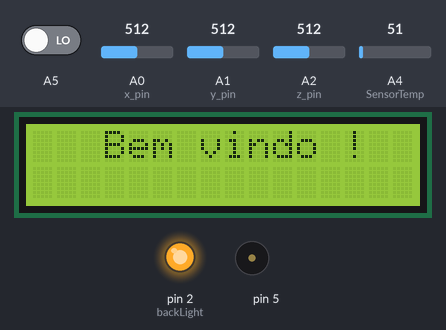
Bench run of a sketch on a simulated Arduino Uno, built with avr-gcc and run on an emulated ATmega328P. Shown: 16×2 character LCD, output pins drawn as LEDs (lit = HIGH), buzzer (waves = sounding). The test bench sets the inputs (shaded band); at power-on: A0 (x_pin) = 512, A1 (y_pin) = 512, A2 (z_pin) = 512, A4 (SensorTemp) = 51, A5 LOW. What the sketch prints to the serial monitor is not drawn.

Above: at 2.1 s.
At 10.2 s:
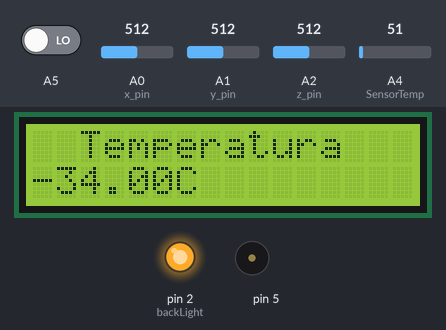
10.3 s: A0 (x_pin) set to 529
At 11.56 s:
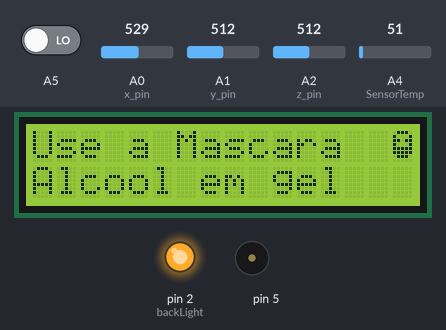
At 12.27 s:
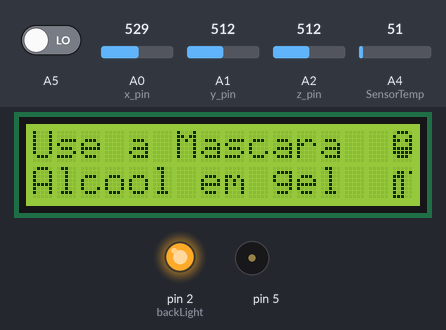
13.3 s: A1 (y_pin) set to 504
Timing chart, 0 to 22.3 s (numbered marks = the images above; inputs shaded):
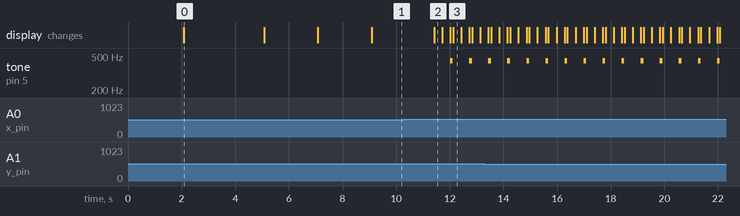

The sketch:

poeamascara.ino
```cpp
#include <LiquidCrystal.h>

LiquidCrystal lcd(6, 7, 8, 9, 10, 11, 12);


byte mascara1[8] = {
	B01110,
	B10001,
	B11011,
	B10001,
	B11111,
	B11111,
	B01110,
	B00000
};

byte mascara2[8] = {
	B01110,
	B10001,
	B10001,
	B10001,
	B11111,
	B11111,
	B01110,
	B00000
};

byte alcool1[8] = {
	B01100,
	B01000,
	B11100,
	B10100,
	B10100,
	B10100,
	B10100,
	B11100
};
byte alcool2[8] = {
	B00000,
	B01101,
	B11100,
	B10100,
	B10100,
	B10100,
	B10100,
	B11100
};

int count = 0;

//variaveis do display
int backLight = 2;
const int x_pin = A0;
const int y_pin = A1;
const int z_pin = A2;

//variavies do sensor de temperatura
const int SensorTemp = A4;
int TemperaturaC = 0;

// Volts per G-Force
const float sensitivity = 0.206;

void setup() {

  //variageis do beep
  pinMode(5, OUTPUT);


  pinMode(backLight, OUTPUT);
  digitalWrite(backLight, HIGH);
  lcd.begin(16,2);
  lcd.clear();

  lcd.setCursor(0,0);
  lcd.print(" Ola Sr. Sergio");
  delay(2000);
  lcd.clear();

  lcd.setCursor(0,0);
  lcd.print("   Bem vindo !");
  delay(3000);
  lcd.clear();

  lcd.setCursor(0,0);
  lcd.print("   Para a sua");
  lcd.setCursor(0,1);
  lcd.print("   Seguranca");
  delay(2000);
  lcd.clear();

  lcd.setCursor(0,0);
  lcd.print("    Fique em ");
  lcd.setCursor(0,1);
  lcd.print("      Casa");
  delay(2000);
  lcd.clear();

  analogReference(EXTERNAL);
  Serial.begin(9600);
}

void loop() {

  float x;
  float y;
  float z;

  // Read pins and convert to G
  x = (analogRead(x_pin) - 512) * 3.3 / (sensitivity * 1023);
  y = (analogRead(y_pin) - 512) * 3.3 / (sensitivity * 1023);
  z = (analogRead(z_pin) - 512) * 3.3 / (sensitivity * 1023);

  // Faz a leitura da tensao no Sensor de Temperatura
	int SensorTempTensao = analogRead(SensorTemp);

  if (count == 0) {

    // ajusta a temperatura
    float TemperaturaC = map((SensorTempTensao - 31), 0, 542, -40, 125);

    // exibe a temperatura comportal
    lcd.clear();
    lcd.print("  Temperatura");
    lcd.setCursor(0,1);
    lcd.print("      C");
    lcd.setCursor(0,1);
  	lcd.print(TemperaturaC);
  	lcd.setCursor(9,1);
    noTone(5);
  }


  //botao de reset
  if (digitalRead(A5) == HIGH) {
  	count == 0;
   // noTone(5);
 	//lcd.clear();
  }

  //contador de passos
  if (x > 0) {
    count++;
  }
  Serial.println(count);

  // aviso "vibratorio", representado por beep e visual na tela do smartwatch
  if (count > 10) {

    lcd.setCursor(0,0);
  	lcd.print("Use a Mascara");
 	lcd.setCursor(0,1);
  	lcd.print("Alcool em gel");

  	lcd.createChar(1, mascara1);
  	lcd.setCursor(15, 0);
  	lcd.write(byte(1));
  	delay(300);
  	lcd.createChar(1, mascara2);
  	lcd.setCursor(15, 0);
  	lcd.write(byte(1));


  	lcd.createChar(0, alcool1);
  	lcd.setCursor(15, 1);
  	lcd.write(byte(0));
  	delay(300);
  	lcd.createChar(0, alcool2);
  	lcd.setCursor(15, 1);
  	lcd.write(byte(0));

  	tone(5, 440, 100);

  }


  // Display acceleration
  Serial.print("x: ");
  Serial.print(x);
  Serial.print("  y: ");
  Serial.print(y);
  Serial.print("  z: ");
  Serial.println(z);

  delay(100);
}
```

Measured:
- the behaviour switches between 512 and 513 on A0 (x_pin) (found by bisection; images 1 and 2)
- after the input at 10.3 s, tone on pin 5: alternates 440 Hz for 0.10 s and silent for 0.61 s, starting after 1.7 s; the display: changes after 1.1 s (image 2)
- what the display in image 0 shows lasts 3.0 s, from 2.1 s to 5.1 s
